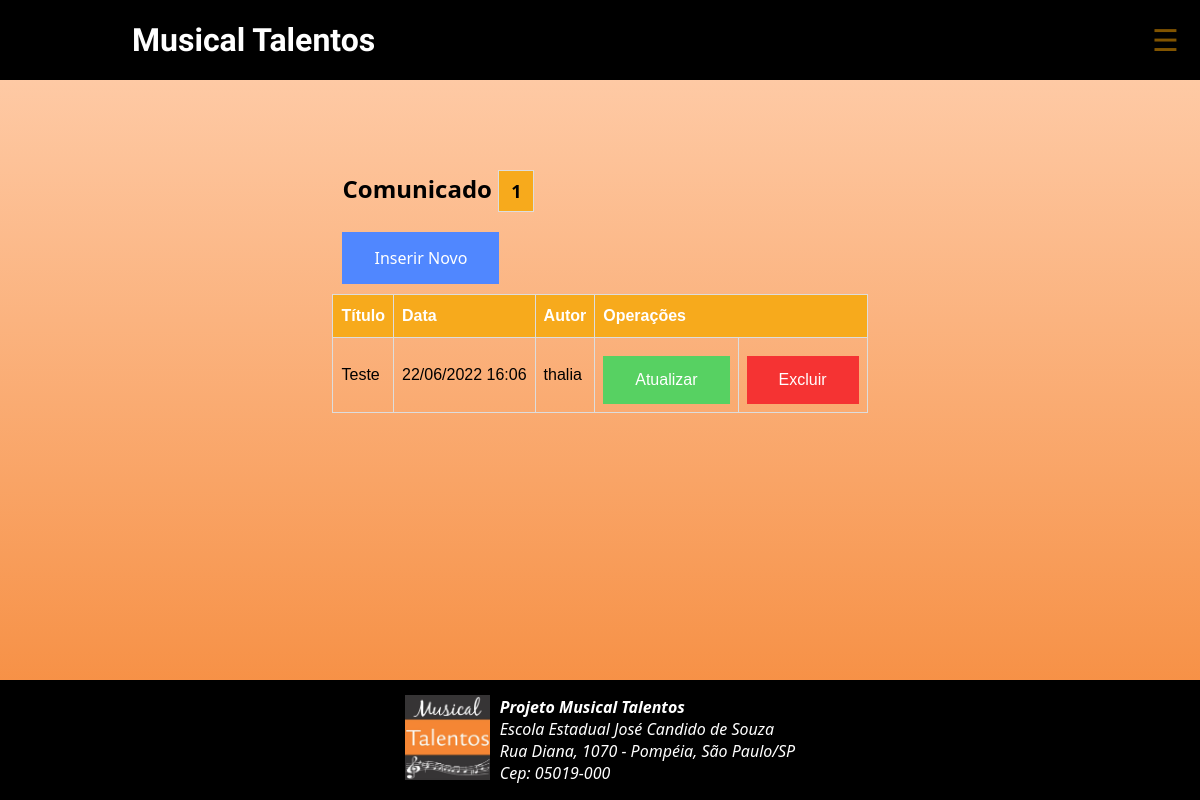
/admin/posts.php (signed in), run on an earlier commit of the app's database.
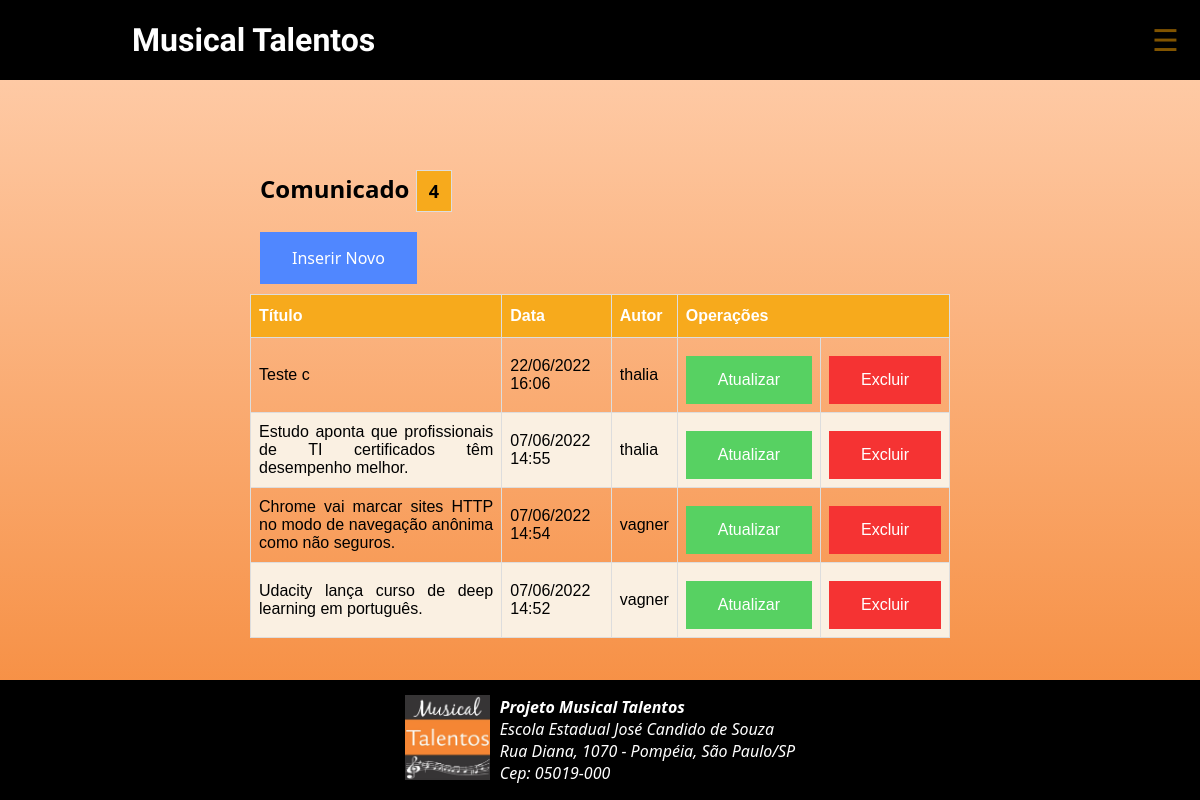
And on a later commit of the database.
### tables this page shows
CREATE TABLE `posts` (
  `id` int(11) NOT NULL,
  `data` datetime NOT NULL DEFAULT current_timestamp(),
  `titulo` varchar(255) NOT NULL,
  `texto` text NOT NULL,
  `resumo` text NOT NULL,
  `imagem` varchar(40) NOT NULL,
  `usuario_id` smallint(6) NOT NULL
);

CREATE TABLE `usuarios` (
  `id` smallint(6) NOT NULL,
  `nome` varchar(45) NOT NULL,
  `email` varchar(40) NOT NULL,
  `senha` varchar(255) NOT NULL,
  `tipo` enum('admin','editor') NOT NULL
);

### inc/funcoes-posts.php (called while the page is built, shortened)
<?php
function lerPosts(mysqli $conexao, int $idUsuarioLogado, string $tipoUsuarioLogado):array {
if($tipoUsuarioLogado == 'admin'){
    $sql = "SELECT posts.id, posts.titulo, posts.data, usuarios.nome AS autor FROM posts INNER JOIN usuarios ON posts.usuario_id = usuarios.id ORDER BY data DESC";
} else {
    $sql = "SELECT id, titulo, data FROM posts WHERE usuario_id = $idUsuarioLogado ORDER BY data DESC";
}
    $resultado = mysqli_query($conexao,$sql) or die(mysqli_error($conexao));
    $posts = [];
    while($post = mysqli_fetch_assoc($resultado)){
        array_push($posts, $post);
    }
    return $posts;
}
function formataData(string $data):string {
    return date("d/m/Y H:i", strtotime($data));
}

### admin/posts.php (the view)
<?php
require "../inc/funcoes-posts.php";
require "../inc/cabecalho-admin.php";
$posts = lerPosts($conexao, $_SESSION['id'], $_SESSION['tipo']);
$quantidade = count($posts);
?>
<div class="conteudo limitador">
  <article class="">
    <h2 class="">Comunicado <span class="button-count"><?= $quantidade ?></span></h2>
    <p class="">
      <a class="button-insere" href="post-insere.php">Inserir Novo</a>
    </p>
    <div class="">
      <table id="customers">
        <thead>
          <tr>
            <th>Título</th>
            <th>Data</th>
            <?php if($_SESSION['tipo'] == 'admin'){ ?>
            <th>Autor</th>
            <?php } ?>
            <th colspan="2">Operações</th>
          </tr>
        </thead>
        <tbody>
  <?php foreach( $posts as $post ) { ?>
    <tr>
      <td> <?=$post['titulo']?> </td>
      <td> <?=formataData($post['data'])?> </td>
      <?php if($_SESSION['tipo'] == 'admin'){ ?>
      <td> <?=$post['autor']?> </td>
      <?php } ?>
      <td>
          <a class="button-atualiza"
            href="post-atualiza.php?id=<?=$post['id']?>">
            Atualizar
          </a>
      </td>
      <td>
          <a class="button-exclui"
            href="post-exclui.php?id=<?=$post['id']?>">
            Excluir
          </a>
      </td>
    </tr>
<?php } ?>
        </tbody>
      </table>
    </div>
  </article>
</div>
<?php require "../inc/rodape-admin.php"; ?>

### inc/cabecalho-admin.php (shortened to what this page needs)
<!doctype html>
<html lang="pt-br">
<head>
  <link rel="stylesheet" href="../css/style.css">
</head>
<body>
  <header>
    <nav>
      <div class="menu navbar nav">
      <a class="navbar-brand" href="index.php">Musical Talentos</a>
            <button class="navbar-toggler" aria-expanded="false" aria-controls="navbarDropdown">
                <span>&#9776;</span>
            </button>
      </div>
    </nav>
  </header>
  <main class="conteudo limitador">

### inc/rodape-admin.php (shortened to what this page needs)
    </main>
    <footer>
    <a href="index.php"><img src="../imagens/rodape/logo-musical-talentos.jpg" alt="" width="85" height="85"></a>
        <address>
            <p><b>Projeto Musical Talentos</b><br>Escola Estadual José Candido de Souza<br>Rua Diana, 1070 - Pompéia, São Paulo/SP<br>Cep: 05019-000</p>
        </address>
    </footer>
</body>
</html>

### css/style.css (style rules this page uses)
* { padding: 0; margin: 0; box-sizing: border-box; }
body { font-family: 'Segoe UI', Tahoma, Geneva, Verdana, sans-serif; background: linear-gradient(to bottom, #ffd1b1, #f58634); display: flex; flex-direction: column; min-height: 100vh; }
.menu { background-color: rgb(0, 0, 0); width: 100%; height: 10vh; display: flex; justify-content: space-between; align-items: center; padding: 20px; }
.navbar { position: fixed; top: 0; right: 0; left: 0; z-index: 500; }
.navbar-brand { font-family: 'Berkshire Swash', cursive; font-size: 2rem; font-weight: 700; color: #ffffff; }
.navbar-toggler { background-color: transparent; border: 1px solid transparent; cursor: pointer; }
.navbar-toggler span { color: rgba(255, 166, 0, 0.507); font-size: 30px; pointer-events: none; }
[aria-controls="navbarDropdown"] { display: none; }
a { text-decoration: none; }
@media screen and (min-width: 1200px) { .navbar-brand { margin-left: 7rem; } }
@media screen and (max-width: 1200px) { [aria-controls="navbarDropdown"] { display: block; } }
.limitador { max-width: 1000px; margin: auto; text-align: justify; }
.conteudo { margin-top: 5rem; max-width: 700px; ; }
.conteudo p { font-size: 1.2rem; padding: 10px; }
footer { padding: 15px; background-color: black; color: white; display: flex; justify-content: center; align-items: center; height: 15vh; }
footer img { margin-right: 10px; }
main { flex: 1; }
img { max-width: 100%; }
h2 { margin-left: 10px; }
.button-atualiza { background-color: #57d162; border: none; color: rgb(255, 255, 255); padding: 15px 32px; text-align: center; text-decoration: none; display: inline-block; font-size: 16px; margin-top: 10px; }
.button-exclui { background-color: #f53333; border: none; color: rgb(255, 255, 255); padding: 15px 32px; text-align: center; text-decoration: none; display: inline-block; font-size: 16px; margin-top: 10px; }
.button-insere { background-color: #5087ff; border: none; color: rgb(255, 255, 255); padding: 15px 32px; text-align: center; text-decoration: none; display: inline-block; font-size: 16px; margin-top: 10px; }
.button-count { background-color: #f7aa1c; border: none; color: rgb(0, 0, 0); padding: 8px 12px; text-align: center; text-decoration: none; display: inline-block; font-size: 18px; margin-top: 10px; border: 1px solid #ddd; }
#customers { font-family: Arial, Helvetica, sans-serif; border-collapse: collapse; width: 100%; }
#customers td, #customers th { border: 1px solid #ddd; padding: 8px; }
#customers tr:nth-child(even) { background-color: #faf0e2; }
#customers th { padding-top: 12px; padding-bottom: 12px; text-align: left; background-color: #f7aa1c; color: white; }

What changed in the data, as far as the page shows it:
changed posts: titulo "Teste" → "Teste c"
added posts: titulo "Estudo aponta que profissionais de TI certificados têm desempenho melhor.", data "07/06/2022 14:55", usuario.nome "thalia"
added posts: titulo "Chrome vai marcar sites HTTP no modo de navegação anônima como não seguros.", data "07/06/2022 14:54", usuario.nome "vagner"
added posts: titulo "Udacity lança curso de deep learning em português.", data "07/06/2022 14:52", usuario.nome "vagner"
Also different on the page:
$quantidade: "1" → "4"
